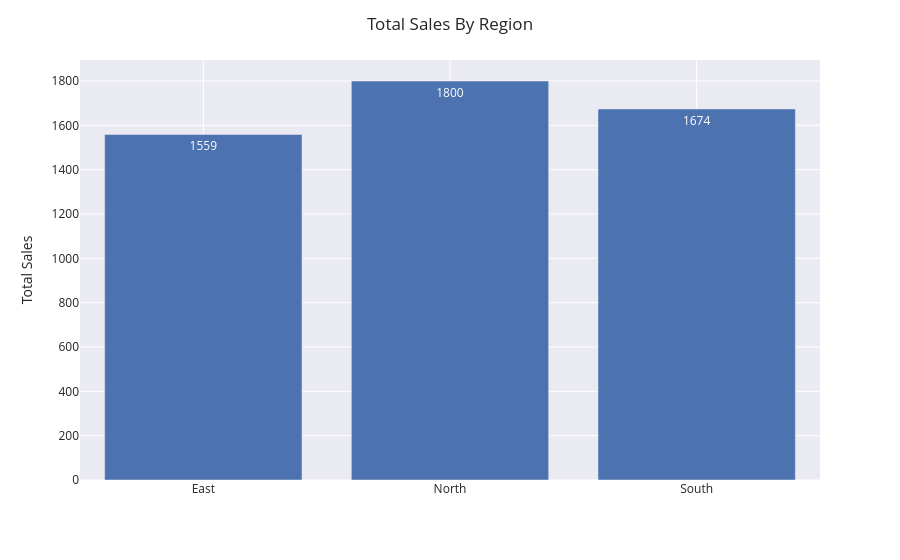

The code cell stored with this chart in its notebook:
### Code cell
# fig =px.bar(
#     data_frame=region_sales,
#     x="region",
#     y="sales",
#     text="sales",
#     title="Total Sales by Region",
# )

# fig.update_traces(
#     textposition="outside",
# )

# fig.update_layout(
#     xaxis_title="",
#     yaxis_title="Total Sales",
# )

# Using my plotly function
fig = my_bar_chart(
    data=region_sales,
    x="region",
    y="sales",
    title="Total Sales by Region",
    x_title="",
    y_title="Total Sales",
    top = False
)

fig.show()

### Figure 1 — Plotly figure (JSON) as saved in the notebook; plotly's stock layout.template omitted (floating-point values rounded to 4 significant figures)
{"data": [{"hovertemplate": "region=%{x}<br>sales=%{text}<extra></extra>", "legendgroup": "", "marker": {"color": "rgb(76,114,176)", "pattern": {"shape": ""}}, "name": "", "orientation": "v", "showlegend": false, "text": [1559.0, 1800.0, 1674.0], "textposition": "auto", "type": "bar", "x": ["East", "North", "South"], "xaxis": "x", "y": [1559, 1800, 1674], "yaxis": "y"}], "layout": {"barmode": "relative", "legend": {"tracegroupgap": 0}, "margin": {"t": 60}, "title": {"text": "Total Sales By Region"}, "xaxis": {"anchor": "y", "domain": [0, 1], "title": {"text": ""}}, "yaxis": {"anchor": "x", "domain": [0, 1], "title": {"text": "Total Sales"}}}}
